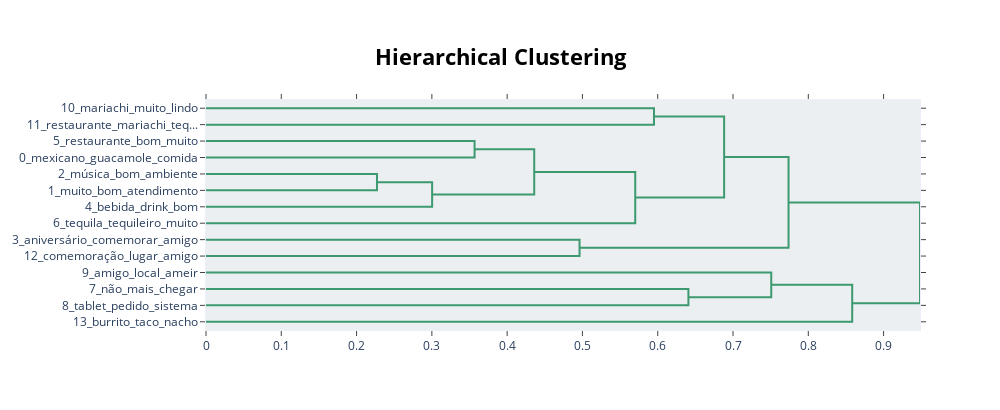

Here is the notebook cell this chart was saved with:
### Markdown cell above
Com o auxílio do ChatGPT para uma definição em uma única frase sobre o que se trata os primeiros 5 tópicos, temos que:
- **Tópico 0**: Este tópico analisado aborda aspectos relacionados a comida mexicana, com ênfase em guacamole, destacando a qualidade de restaurantes e a atmosfera agradável.
- **Tópico 1**: Este tópico analisado destaca a qualidade do atendimento e do ambiente, ressaltando a excelência do lugar, com ênfase em uma experiência gastronômica muito boa e maravilhosa.
- **Tópico 2**: Esse tópico analisado aborda a influência positiva da música no ambiente, ressaltando a qualidade do atendimento e a excelência, criando uma atmosfera agradável para comer e animar.
- **Tópico 3**: Esse tópico analisado trata da celebração de aniversários e comemorações em um ambiente amigável, destacando a importância do lugar, a qualidade do ambiente e do atendimento, tornando a experiência muito boa para amigos e amigas.
- **Tópico 4**: Este tópico analisado destaca a apreciação de bebidas, especialmente drinks e cervejas, ressaltando a importância do atendimento e a qualidade do ambiente, proporcionando uma experiência muito boa para comer e bebidas geladas.

### Code cell
topic_model.visualize_hierarchy()

### Figure 1 — Plotly figure (JSON) as saved in the notebook; plotly's stock layout.template omitted (floating-point values rounded to 4 significant figures)
{"data": [{"hoverinfo": "text", "marker": {"color": "rgb(61,153,112)"}, "mode": "lines", "type": "scatter", "x": [0, 0.595, 0.595, 0], "xaxis": "x", "y": [-5, -5, -15, -15], "yaxis": "y"}, {"hoverinfo": "text", "marker": {"color": "rgb(61,153,112)"}, "mode": "lines", "type": "scatter", "x": [0, 0.3567, 0.3567, 0], "xaxis": "x", "y": [-25, -25, -35, -35], "yaxis": "y"}, {"hoverinfo": "text", "marker": {"color": "rgb(61,153,112)"}, "mode": "lines", "type": "scatter", "x": [0, 0.2271, 0.2271, 0], "xaxis": "x", "y": [-45, -45, -55, -55], "yaxis": "y"}, {"hoverinfo": "text", "marker": {"color": "rgb(61,153,112)"}, "mode": "lines", "type": "scatter", "x": [0.2271, 0.3004, 0.3004, 0], "xaxis": "x", "y": [-50, -50, -65, -65], "yaxis": "y"}, {"hoverinfo": "text", "marker": {"color": "rgb(61,153,112)"}, "mode": "lines", "type": "scatter", "x": [0.3567, 0.436, 0.436, 0.3004], "xaxis": "x", "y": [-30, -30, -57.5, -57.5], "yaxis": "y"}, {"hoverinfo": "text", "marker": {"color": "rgb(61,153,112)"}, "mode": "lines", "type": "scatter", "x": [0.436, 0.5701, 0.5701, 0], "xaxis": "x", "y": [-43.75, -43.75, -75, -75], "yaxis": "y"}, {"hoverinfo": "text", "marker": {"color": "rgb(61,153,112)"}, "mode": "lines", "type": "scatter", "x": [0.595, 0.6882, 0.6882, 0.5701], "xaxis": "x", "y": [-10, -10, -59.38, -59.38], "yaxis": "y"}, {"hoverinfo": "text", "marker": {"color": "rgb(61,153,112)"}, "mode": "lines", "type": "scatter", "x": [0, 0.4962, 0.4962, 0], "xaxis": "x", "y": [-85, -85, -95, -95], "yaxis": "y"}, {"hoverinfo": "text", "marker": {"color": "rgb(61,153,112)"}, "mode": "lines", "type": "scatter", "x": [0.6882, 0.7738, 0.7738, 0.4962], "xaxis": "x", "y": [-34.69, -34.69, -90, -90], "yaxis": "y"}, {"hoverinfo": "text", "marker": {"color": "rgb(61,153,112)"}, "mode": "lines", "type": "scatter", "x": [0, 0.6408, 0.6408, 0], "xaxis": "x", "y": [-115, -115, -125, -125], "yaxis": "y"}, {"hoverinfo": "text", "marker": {"color": "rgb(61,153,112)"}, "mode": "lines", "type": "scatter", "x": [0, 0.7508, 0.7508, 0.6408], "xaxis": "x", "y": [-105, -105, -120, -120], "yaxis": "y"}, {"hoverinfo": "text", "marker": {"color": "rgb(61,153,112)"}, "mode": "lines", "type": "scatter", "x": [0.7508, 0.8583, 0.8583, 0], "xaxis": "x", "y": [-112.5, -112.5, -135, -135], "yaxis": "y"}, {"hoverinfo": "text", "marker": {"color": "rgb(61,153,112)"}, "mode": "lines", "type": "scatter", "x": [0.7738, 0.9484, 0.9484, 0.8583], "xaxis": "x", "y": [-62.34, -62.34, -123.8, -123.8], "yaxis": "y"}], "layout": {"autosize": false, "height": 410, "hoverlabel": {"bgcolor": "white", "font": {"family": "Rockwell", "size": 16}}, "hovermode": "closest", "plot_bgcolor": "#ECEFF1", "showlegend": false, "title": {"font": {"color": "Black", "size": 22}, "text": "<b>Hierarchical Clustering</b>", "x": 0.5, "xanchor": "center", "yanchor": "top"}, "width": 1000, "xaxis": {"mirror": "allticks", "rangemode": "tozero", "showgrid": false, "showline": true, "showticklabels": true, "ticks": "outside", "type": "linear", "zeroline": false}, "yaxis": {"mirror": "allticks", "range": [-140, 0], "rangemode": "tozero", "showgrid": false, "showline": true, "showticklabels": true, "tickmode": "array", "ticks": "outside", "ticktext": ["10_mariachi_muito_lindo", "11_restaurante_mariachi_teq...", "5_restaurante_bom_muito", "0_mexicano_guacamole_comida", "2_música_bom_ambiente", "1_muito_bom_atendimento", "4_bebida_drink_bom", "6_tequila_tequileiro_muito", "3_aniversário_comemorar_amigo", "12_comemoração_lugar_amigo", "9_amigo_local_ameir", "7_não_mais_chegar", "8_tablet_pedido_sistema", "13_burrito_taco_nacho"], "tickvals": [-5, -15, -25, -35, -45, -55, -65, -75, -85, -95, -105, -115, -125, -135], "type": "linear", "zeroline": false}}}
